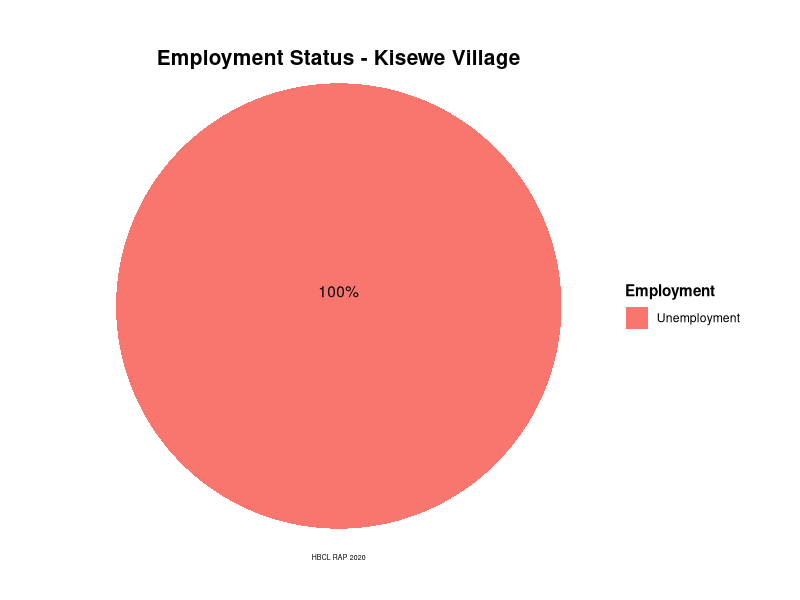
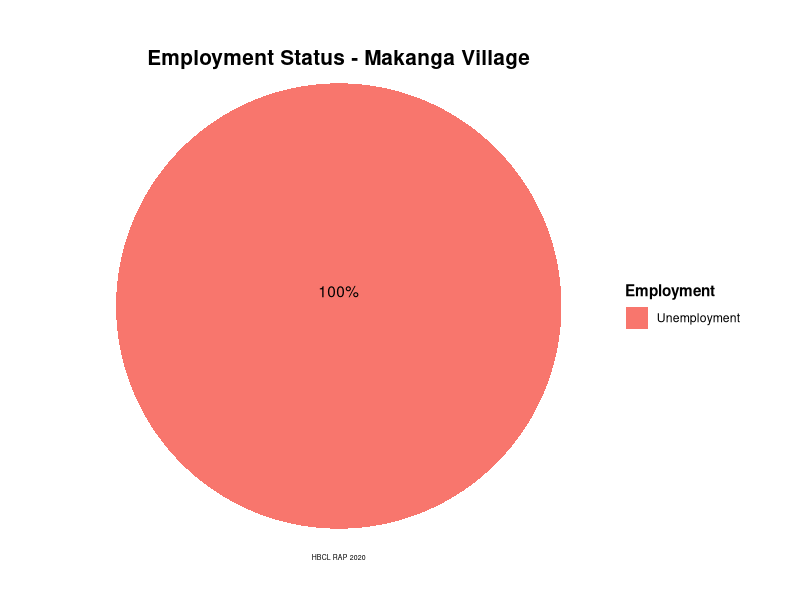
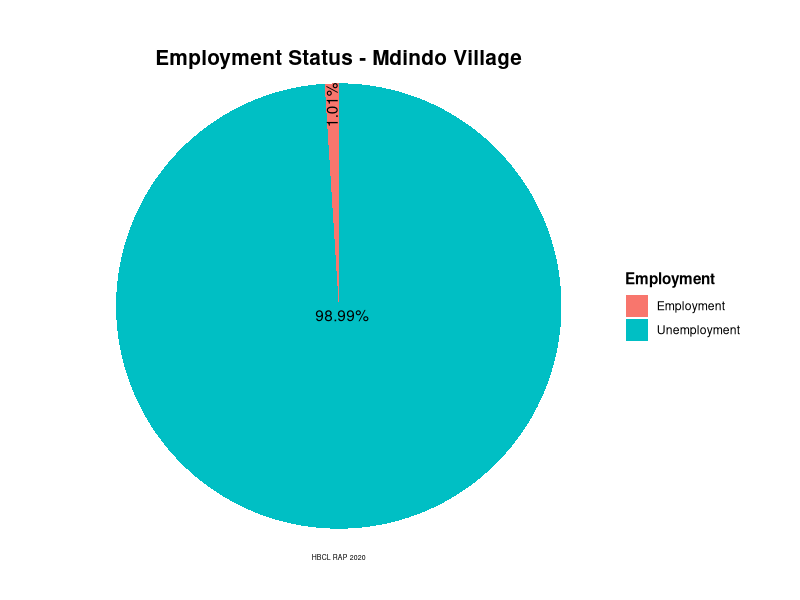
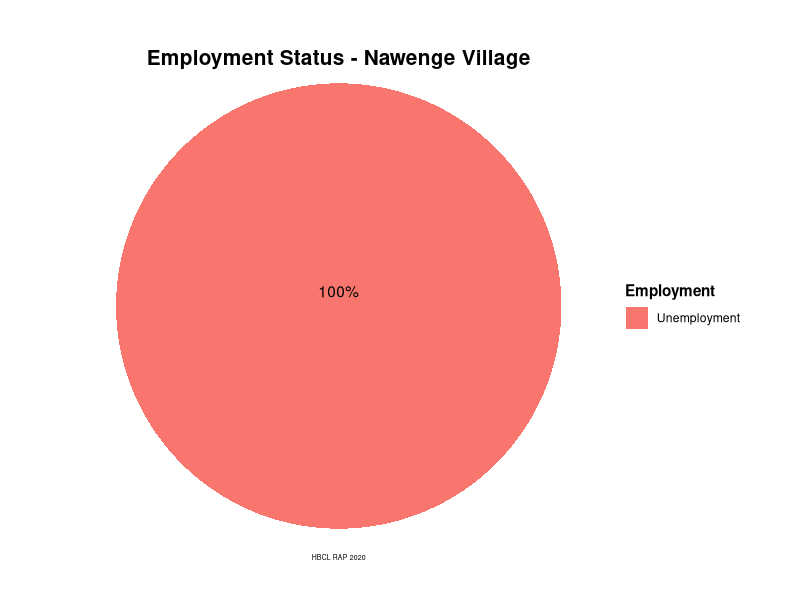

These charts were generated, in order, by the following R code:
    # Household Survey data analysis - EMPLOYMENT STATUS
    # Harmonic Biosphere Company Limited 
    # June, 2020
    
    # Set working directory --------------------------------------------------------
    setwd("~")
    dir.create("RAP", showWarnings = FALSE)
    setwd("~/RAP")
    
    # Load/install required packageslibralies ---------------------------------------
    library(tidyverse)
    library(scales)
    library(ggrepel)
    
    
    options(scipen = 999)
    
    
    df<-read.csv("Household_Survey.csv",check.names = TRUE,stringsAsFactors = FALSE)
    
    
    # Renaming varibales
    df<-df %>% 
      rename(Respondent_Name = Respondent_.Name,
             HoH_N = HoH_.N, HM1_N = HM1_.N, HM7_G = HM6_G.1, HM8_G = HM_G)
    
    
    # EMPLOYMENT -------------------------------
    df_employee <- df %>% 
      select(Village, Employed) %>% 
      mutate_all(na_if,"-") %>% 
      mutate_all(na_if,"") %>% 
      mutate(Employed = ifelse(Employed == "Public servant employee", "Employed", Employed)) %>% 
      group_by(Village, Employed) %>% 
      summarise(Employment = n()) %>%
      ungroup()%>% 
      pivot_wider(names_from = "Employed", values_from = "Employment")%>%
      replace(is.na(.),0)%>%
      rename(Unemployed = "NA") %>% 
      mutate(Total = rowSums(.[2:3]))%>%
      mutate(Unemployed_Perc = round(Unemployed/Total*100, digits = 2),
             Employed_Perc = round(Employed/Total*100, digits = 2))%>% 
      pivot_longer(cols = 5:6, names_to = "Employment", values_to = "Percentages") %>% 
      mutate(Employment = ifelse(Employment == "Unemployed_Perc", "Unemployment", "Employment")) 
    
    # Kisewe Employment Status
    df_employee %>% 
      filter(Village == "Kisewe") %>%
      filter(Percentages > 0) %>% 
      ggplot(aes(x = "", y = Percentages, fill = Employment))+
      geom_bar(stat = "Identity")+
      coord_polar("y", start = 0)+
      geom_text(aes(label = str_c(Percentages, "%")), position = position_stack(vjust = 0.5), vjust = -10)+
      labs(title = "Employment Status - Kisewe Village", caption = "HBCL RAP 2020")+
      theme_void()+
      theme(plot.title = element_text(face = "bold", size = 15, hjust = 0.5, vjust = -7.5))+
      theme(legend.title = element_text(face = "bold"))+
      theme(plot.caption = element_text(vjust = 20, hjust = 0.5, size = 5))
    
    # Makanga Employment Status
    df_employee %>% 
      filter(Village == "Makanga") %>%
      filter(Percentages > 0) %>% 
      ggplot(aes(x = "", y = Percentages, fill = Employment))+
      geom_bar(stat = "Identity")+
      coord_polar("y", start = 0)+
      geom_text(aes(label = str_c(Percentages, "%")), position = position_stack(vjust = 0.5), vjust = -10)+
      labs(title = "Employment Status - Makanga Village", caption = "HBCL RAP 2020")+
      theme_void()+
      theme(plot.title = element_text(face = "bold", size = 15, hjust = 0.5, vjust = -7.5))+
      theme(legend.title = element_text(face = "bold"))+
      theme(plot.caption = element_text(vjust = 20, hjust = 0.5, size = 5))
    
    # Mdindo Employment Status
    df_employee %>% 
      filter(Village == "Mdindo") %>%
      filter(Percentages > 0) %>% 
      ggplot(aes(x = "", y = Percentages, fill = Employment))+
      geom_bar(stat = "Identity")+
      coord_polar("y", start = 0)+
      geom_text(aes(label = ifelse(Percentages > 90, str_c(Percentages, "%"), "")), position = position_stack(vjust = 0.5), vjust = -8)+
      geom_text(aes(label = ifelse(Percentages < 90, str_c(Percentages, "%"), "")), position = position_stack(vjust = 0.5), vjust = 0.2, angle = 90, hjust = -1.5)+
      labs(title = "Employment Status - Mdindo Village", caption = "HBCL RAP 2020")+
      theme_void()+
      theme(plot.title = element_text(face = "bold", size = 15, hjust = 0.5, vjust = -7.5))+
      theme(legend.title = element_text(face = "bold"))+
      theme(plot.caption = element_text(vjust = 20, hjust = 0.5, size = 5))
    
    # Nawenge Employment Status
    df_employee %>% 
      filter(Village == "Nawenge") %>%
      filter(Percentages > 0) %>% 
      ggplot(aes(x = "", y = Percentages, fill = Employment))+
      geom_bar(stat = "Identity")+
      coord_polar("y", start = 0)+
      geom_text(aes(label = str_c(Percentages, "%")), position = position_stack(vjust = 0.5), vjust = -10)+
      labs(title = "Employment Status - Nawenge Village", caption = "HBCL RAP 2020")+
      theme_void()+
      theme(plot.title = element_text(face = "bold", size = 15, hjust = 0.5, vjust = -7.5))+
      theme(legend.title = element_text(face = "bold"))+
      theme(plot.caption = element_text(vjust = 20, hjust = 0.5, size = 5))
    
